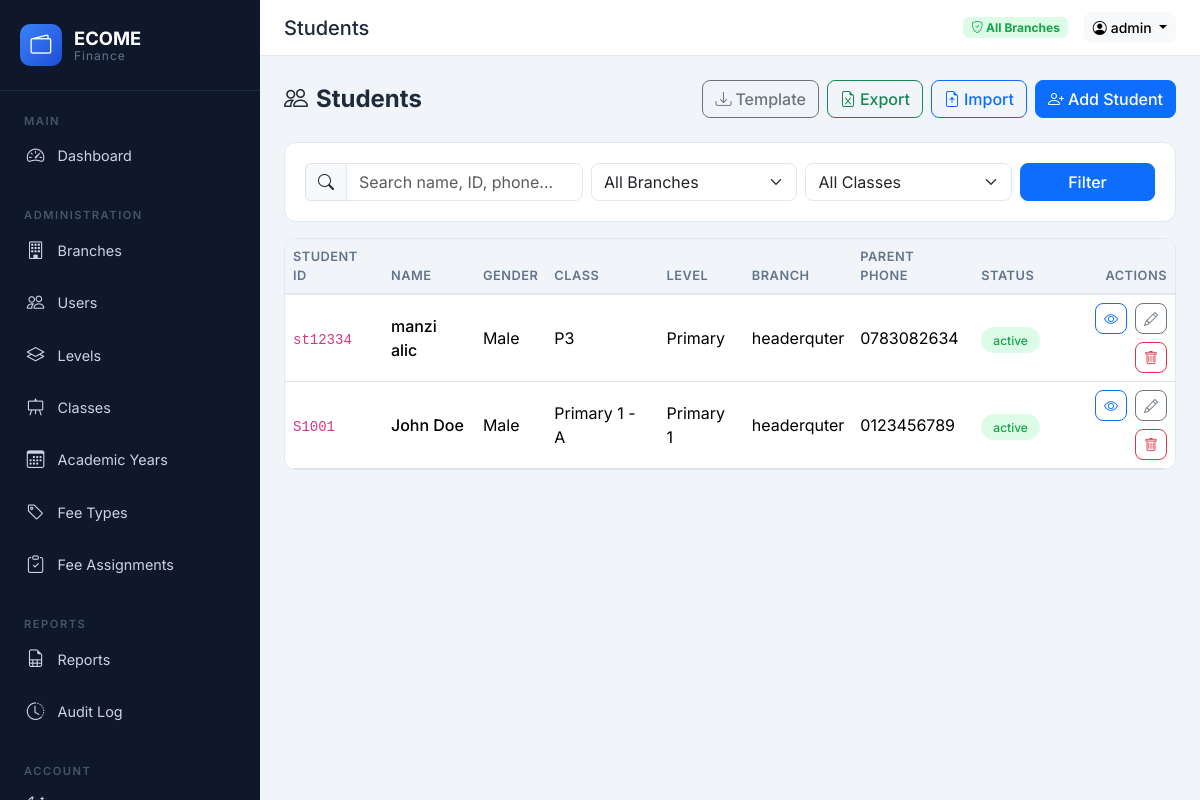
The app's page /students/ (signed in), older data.
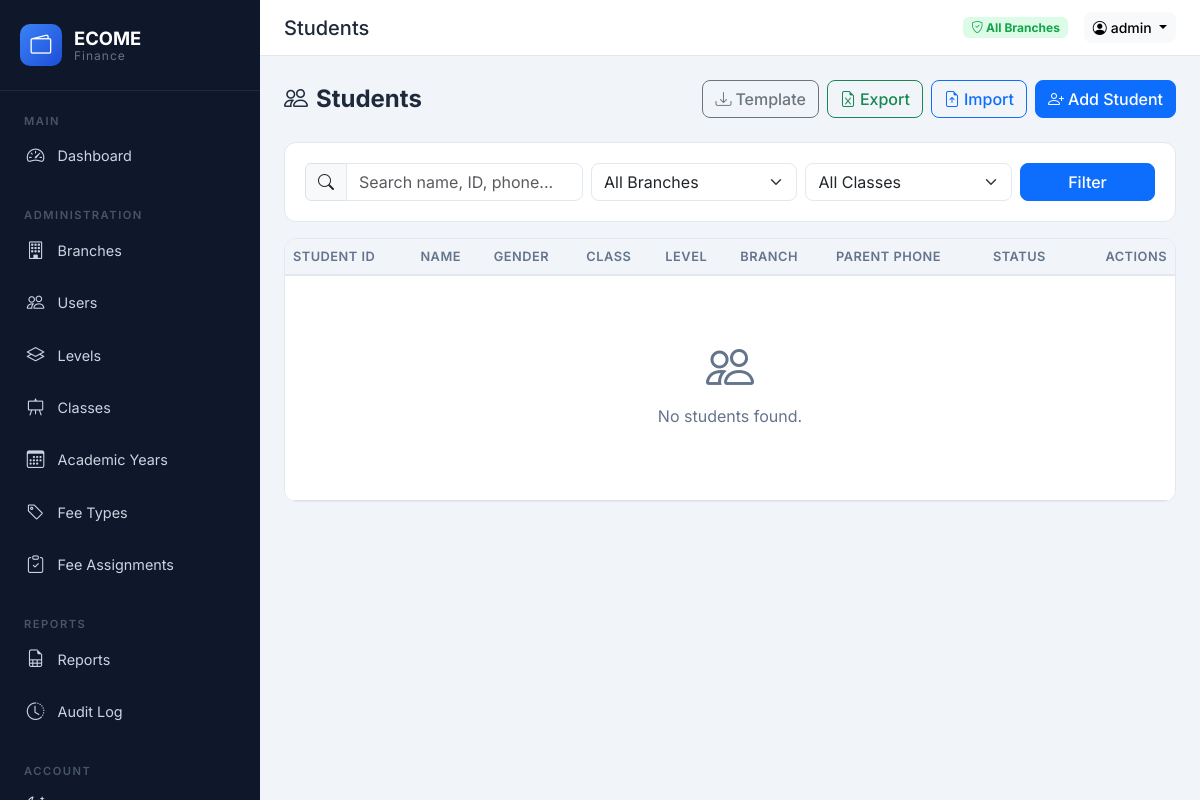
The same page, newer data.
### students/models.py (models this page shows, shortened)
class Student(models.Model):
    class Gender(models.TextChoices):
        MALE = "M", "Male"
        FEMALE = "F", "Female"
    student_id = models.CharField(max_length=30, unique=True)
    first_name = models.CharField(max_length=100)
    last_name = models.CharField(max_length=100)
    gender = models.CharField(max_length=1, choices=Gender.choices)
    date_of_birth = models.DateField(null=True, blank=True)
    parent_name = models.CharField(max_length=150, blank=True)
    parent_phone = models.CharField(max_length=20, blank=True)
    branch = models.ForeignKey(Branch, on_delete=models.PROTECT, related_name="students")
    level = models.ForeignKey(Level, on_delete=models.PROTECT, related_name="students")
    school_class = models.ForeignKey(
        SchoolClass, on_delete=models.PROTECT, related_name="students"
    )
    academic_year = models.ForeignKey(
        AcademicYear, on_delete=models.PROTECT, related_name="students", null=True
    )
    status = models.CharField(max_length=20, default="active")
    created_at = models.DateTimeField(auto_now_add=True)
    updated_at = models.DateTimeField(auto_now=True)
    class Meta:
        ordering = ["-created_at"]
        indexes = [
            models.Index(fields=["student_id"]),
            models.Index(fields=["branch", "school_class"]),
        ]
    @property
    def full_name(self):
        return f"{self.first_name} {self.last_name}"

### academics/models.py (models this page shows, shortened)
class SchoolClass(models.Model):
    name = models.CharField(max_length=50)
    code = models.CharField(max_length=20)
    level = models.ForeignKey(Level, on_delete=models.PROTECT, related_name="classes")
    branch = models.ForeignKey(
        Branch, on_delete=models.CASCADE, related_name="classes", null=True, blank=True
    )
    class Meta:
        ordering = ["level__order", "name"]
        unique_together = ("name", "branch")

class Level(models.Model):
    name = models.CharField(max_length=50, unique=True)
    code = models.CharField(max_length=20, unique=True)
    order = models.PositiveIntegerField(default=0)
    class Meta:
        ordering = ["order", "name"]

### accounts/models.py (models this page shows, shortened)
class Branch(models.Model):
    name = models.CharField(max_length=100, unique=True)
    code = models.CharField(max_length=20, unique=True)
    address = models.CharField(max_length=255, blank=True)
    phone = models.CharField(max_length=20, blank=True)
    created_at = models.DateTimeField(auto_now_add=True)
    class Meta:
        ordering = ["name"]

### students/views.py (the view, shortened to what this page needs)
# urls.py: path("", views.student_list, name="student_list"),
@login_required
def student_list(request):
    qs = _filter_branch(Student.objects.select_related("branch", "level", "school_class"), request.user)
    q = request.GET.get("q", "").strip()
    branch_id = request.GET.get("branch")
    if branch_id:
        qs = qs.filter(branch_id=branch_id)
    class_id = request.GET.get("class")
    if class_id:
        qs = qs.filter(school_class_id=class_id)
    students = qs.all()
    branches = Branch.objects.all()
    classes = SchoolClass.objects.all()
    return render(request, "students/student_list.html", {
        "students": students,
        "branches": branches,
        "classes": classes,
        "q": q,
    })

### accounts/models.py (called while the page is built)
    @property
    def is_admin(self):
        return self.role == self.Role.ADMIN

    @property
    def is_registrar(self):
        return self.role == self.Role.REGISTRAR

    @property
    def is_accountant(self):
        return self.role == self.Role.ACCOUNTANT

### core/context_processors.py (called while the page is built)
def app_context(request):
    return {
        "SCHOOL_NAME": "ECOME Finance",
        "ALL_BRANCHES": Branch.objects.all() if request.user.is_authenticated else [],
    }

### students/views.py (called while the page is built)
def _filter_branch(qs, user):
    if not user.is_admin and user.branch_id:
        return qs.filter(branch_id=user.branch_id)
    return qs

### templates/students/student_list.html (shortened to what this page needs)
{% extends 'base.html' %}
{% block page_title %}Students{% endblock %}
{% block content %}
<div class="fade-in-up">
<div class="page-header">
    <h1><i class="bi bi-people me-2"></i>Students</h1>
    <div class="actions">
        <a href="{% url 'students:student_template' %}" class="btn btn-outline-secondary"><i class="bi bi-download me-1"></i>Template</a>
        <a href="{% url 'students:student_export' %}" class="btn btn-outline-success"><i class="bi bi-file-earmark-excel me-1"></i>Export</a>
        <a href="{% url 'students:student_import' %}" class="btn btn-outline-primary"><i class="bi bi-file-earmark-arrow-up me-1"></i>Import</a>
        <a href="{% url 'students:student_create' %}" class="btn btn-primary"><i class="bi bi-person-plus me-1"></i>Add Student</a>
    </div>
</div>
<div class="stat-card mb-3">
    <form method="get" class="row g-2">
        <div class="col-12 col-md-4">
            <div class="input-group">
                <span class="input-group-text"><i class="bi bi-search"></i></span>
                <input type="text" name="q" class="form-control" placeholder="Search name, ID, phone..." value="{{ q|default:'' }}">
            </div>
        </div>
        {% if user.is_admin %}
        <div class="col-12 col-md-3">
            <select name="branch" class="form-select">
                <option value="">All Branches</option>
            </select>
        </div>
        {% endif %}
        <div class="col-12 col-md-3">
            <select name="class" class="form-select">
                <option value="">All Classes</option>
            </select>
        </div>
        <div class="col-12 col-md-2"><button class="btn btn-primary w-100">Filter</button></div>
    </form>
</div>
<div class="table-container table-responsive">
    <table class="table table-hover">
        <thead><tr><th>Student ID</th><th>Name</th><th>Gender</th><th>Class</th><th>Level</th><th>Branch</th><th>Parent Phone</th><th>Status</th><th class="text-end">Actions</th></tr></thead>
        <tbody>
            {% for s in students %}
            <tr>
                <td><code>{{ s.student_id }}</code></td>
                <td class="fw-medium">{{ s.full_name }}</td>
                <td>{{ s.get_gender_display }}</td>
                <td>{{ s.school_class.name }}</td>
                <td>{{ s.level.name }}</td>
                <td>{{ s.branch.name }}</td>
                <td>{{ s.parent_phone|default:'-' }}</td>
                <td><span class="status-badge status-successful">{{ s.status }}</span></td>
                <td class="text-end">
                    <div class="d-flex gap-2 justify-content-end flex-wrap">
                    <a href="{% url 'students:student_detail' s.pk %}" class="btn btn-sm btn-outline-primary"><i class="bi bi-eye"></i></a>
                    <a href="{% url 'students:student_edit' s.pk %}" class="btn btn-sm btn-outline-secondary"><i class="bi bi-pencil"></i></a>
                    <a href="{% url 'students:student_delete' s.pk %}" class="btn btn-sm btn-outline-danger"><i class="bi bi-trash"></i></a>
                    </div>
                </td>
            </tr>
            {% empty %}
            <tr><td colspan="9"><div class="empty-state"><i class="bi bi-people"></i><p>No students found.</p></div></td></tr>
            {% endfor %}
        </tbody>
    </table>
</div>
</div>
{% endblock %}

Row changes from the older to the newer data that the page shows:
removed Student: student_id "st12334", full_name "manzi alic", gender "Male", school_class.name "P3", level.name "Primary", branch.name "headerquter", parent_phone "0783082634", status "active"
removed Student: student_id "S1001", full_name "John Doe", gender "Male", school_class.name "Primary 1 - A", level.name "Primary 1", branch.name "headerquter", parent_phone "0123456789", status "active"
Text that changed along with them:
text now shown: "No students found."
